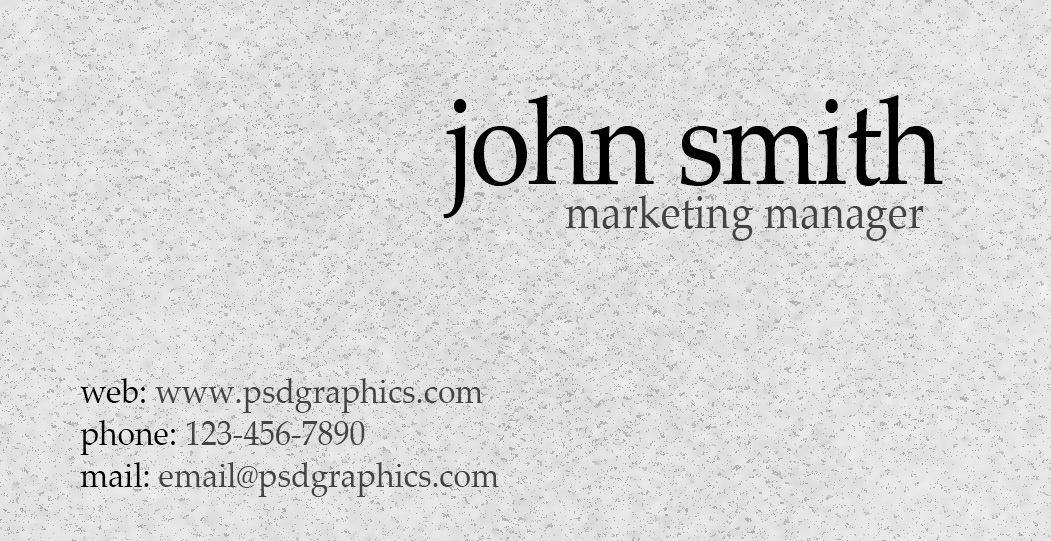
//> input picture BusinessCardReader.Service/NativeCode/Sample Card.jpg, 1051 x 541 px
$ ./Source   (built with g++ and OpenCV 4)
//> lines starting //> are read from the running program, lines starting //| are printed output that depends on the picture; after the words box and inside, x2 and y2 are one past the last pixel; in counts of white or black regions, pixels touching at a corner belong together
//> further down, inputImage is the input picture: 541 rows x 1051 cols, CV_8UC3; mean B, G, R 215.5, 215.5, 215.5
#define _CRT_SECURE_NO_DEPRECATE
#include <iostream>
#include <string>
#include <opencv2\highgui\highgui.hpp>
#include <opencv2\core\core.hpp>
#include <opencv2\opencv.hpp>
#include <boost\graph\adjacency_list.hpp>
#include <boost\graph\connected_components.hpp>
#include <boost\icl\interval_map.hpp>
#include <boost\icl\closed_interval.hpp>


namespace BusinessCardReader
{
	using namespace std;
	using namespace cv;

	struct SWTPoint
	{
		int x;
		int y;
		float SWT;
	};

	// [4 lines left out: function LOG, not called in this run]

	void LOG(cv::Mat inputImage)
	{
		const std::string WINDOW_NAME = "Input Image";
		cv::namedWindow(WINDOW_NAME);
		cv::imshow(WINDOW_NAME, inputImage);
		cv::waitKey(0);
		cv::destroyWindow(WINDOW_NAME);
	}

	struct Ray
	{
		vector<SWTPoint> points;
		Point p;
		Point q;
	};

	struct ConnectedComponent
	{
		std::vector<SWTPoint> points;
		float variance;
		float mean;
		float height;
		float width;
		int x;
		int y;

		// [5 lines left out: function ConnectedComponent, not called in this run]

		bool operator == (const ConnectedComponent& component) const
		{
			return true;//component.y == this->y;
		}

		ConnectedComponent operator += (const ConnectedComponent& component)
		{
			int maxX = std::max(this->x + this->width, component.x + component.width);
			int maxY = std::max(this->y + this->height, component.y + component.height);
			this->y = (int)std::min(this->y, component.y);
			this->x = (int)std::min(this->x, component.x);
			this->height = maxY - this->y;
			this->width = maxX - this->x;
			this->mean += component.mean;
			this->mean /= 2;
			this->variance += component.variance;
			this->variance /= 2;
			this->points.insert(this->points.end(), component.points.begin(), component.points.end());
			return *this;
		}

	};

	typedef std::vector<Ray> Rays;
	void ChainComponents(std::vector<ConnectedComponent> components, Mat image);

	void StrokeWidthTransform(Mat edgeImage, Mat gradientX, Mat gradientY, Mat &SWT, Rays &rays)
	{
		for (int i = 0; i < edgeImage.rows; i++)
		{
			//uchar* rowPtr = edgeImage.ptr(i);
			for (int j = 0; j < edgeImage.cols; j++)
			{
				float prec = 0.05f;
				float step = 0.5f;
				uchar tempVal = edgeImage.at<uchar>(i, j);
				if (tempVal > 0)
				{
					float currentX = j;
					float currentY = i;
					Ray ray;
					ray.p = Point(currentX, currentY);
					SWTPoint startingPoint = { currentX, currentY, -1 };
					std::vector<SWTPoint> points;
					points.push_back(startingPoint);

					currentX += step;
					currentY += step;

					int currentPixelX = j;
					int currentPixelY = i;

					float Gx = gradientX.at<float>(i, j);
					float Gy = gradientY.at<float>(i, j);

					float gradientMagnitude = sqrt((Gx * Gx) + (Gy * Gy));
					Gx = -Gx / gradientMagnitude;
					Gy = -Gy / gradientMagnitude;
					//LOG("i,j = " + to_string(i) + to_string(j));
					while (true)
					{
						currentX += Gx * prec;
						currentY += Gy * prec;
						if (floor(currentX) != currentPixelX || floor(currentY) != currentPixelY)
						{
							if (floor(currentX) >= SWT.cols || floor(currentX) < 0 ||
								floor(currentY) >= SWT.rows || floor(currentY) < 0)
							{
								break;
							}

							currentPixelX = floor(currentX);
							currentPixelY = floor(currentY);
							SWTPoint SWTCurrentPoint = { currentX, currentY, -1 };
							points.push_back(SWTCurrentPoint);
							//LOG(to_string(edgeImage.at<uchar>(currentPixelY, currentPixelX)));
							if (edgeImage.at<uchar>(currentPixelY, currentPixelX) > 0)
							{
								ray.q = Point(currentPixelX, currentPixelY);
								float Gxi = gradientX.at<float>(currentPixelY, currentPixelX);
								float Gyi = gradientY.at<float>(currentPixelY, currentPixelX);
								gradientMagnitude = sqrt(Gxi * Gxi + Gyi * Gyi);
								Gxi = -Gxi / gradientMagnitude;
								Gyi = -Gyi / gradientMagnitude;
								float temp = acos(Gx * -Gxi + Gy * -Gyi);
								if (acos(Gx * -Gxi + Gy * -Gyi) < 3.14 / 2.)
								{
									float length = sqrt((ray.q.x - ray.p.x)* (ray.q.x - ray.p.x) +
										(ray.q.y - ray.p.y)* (ray.q.y - ray.p.y));
									for (std::vector<SWTPoint>::iterator point = points.begin(); point != points.end(); point++)
									{
										float SWTValue = SWT.at<float>(point->y, point->x);
										if (SWTValue < 0)
										{
											SWTValue = length;
										}
										else
										{
											SWTValue = std::min(SWTValue, length);
										}
										point->SWT = SWTValue;
										SWT.at<float>(point->y, point->x) = SWTValue;
									}
									ray.points = points;
									rays.push_back(ray);
								}
								break;
							}
						}

					}
				}
			}

		}
	}

	void normalizeImage(Mat input, Mat &output) {
		float maxVal = 0;
		float minVal = 1e100;
		for (int row = 0; row < input.rows; row++){
			const float* ptr = (const float*)(input.ptr(row));
			for (int col = 0; col < input.cols; col++){
				if (*ptr < 0) {}
				else {
					maxVal = std::max(*ptr, maxVal);
					minVal = std::min(*ptr, minVal);
				}
				ptr++;
			}
		}

		float difference = maxVal - minVal;
		for (int row = 0; row < input.rows; row++){
			const float* ptrin = (const float*)(input.ptr(row));
			float* ptrout = (float*)(output.ptr(row));
			for (int col = 0; col < input.cols; col++){
				if (*ptrin < 0) {
					*ptrout = 1;
				}
				else {
					*ptrout = ((*ptrin) - minVal) / difference;
				}
				ptrout++;
				ptrin++;
			}
		}
	}

	void FindSWTMedians(Rays &rays)
	{
		for (Rays::iterator ray = rays.begin(); ray != rays.end(); ray++)
		{
			std::sort(ray->points.begin(), ray->points.end(),
				[](SWTPoint left, SWTPoint right)
			{
				return left.SWT > right.SWT;
			});

			float medianSWT = ray->points[ray->points.size() / 2].SWT;

			for (std::vector<SWTPoint>::iterator point = ray->points.begin(); point != ray->points.end(); point++)
			{
				point->SWT = medianSWT;
			}
		}
	}

	// [150 lines left out: functions FindConnectedComponents, DrawBoundingBox, FindComponentStats, FilterComponents, not called in this run]

	void TextDetection(Mat inputImage)
	{
		Mat grayImage = Mat(inputImage.rows, inputImage.cols, CV_8UC1);
		cvtColor(inputImage, grayImage, CV_RGB2GRAY);
		const int HIGH_THRESHOLD = 320;
		const int LOW_THRESHOLD = 175;
		Mat edgeImage = Mat(inputImage.rows, inputImage.cols, CV_8UC1);
		blur(grayImage, grayImage,Size(3,1));
		Canny(grayImage, edgeImage, LOW_THRESHOLD, HIGH_THRESHOLD, 3);
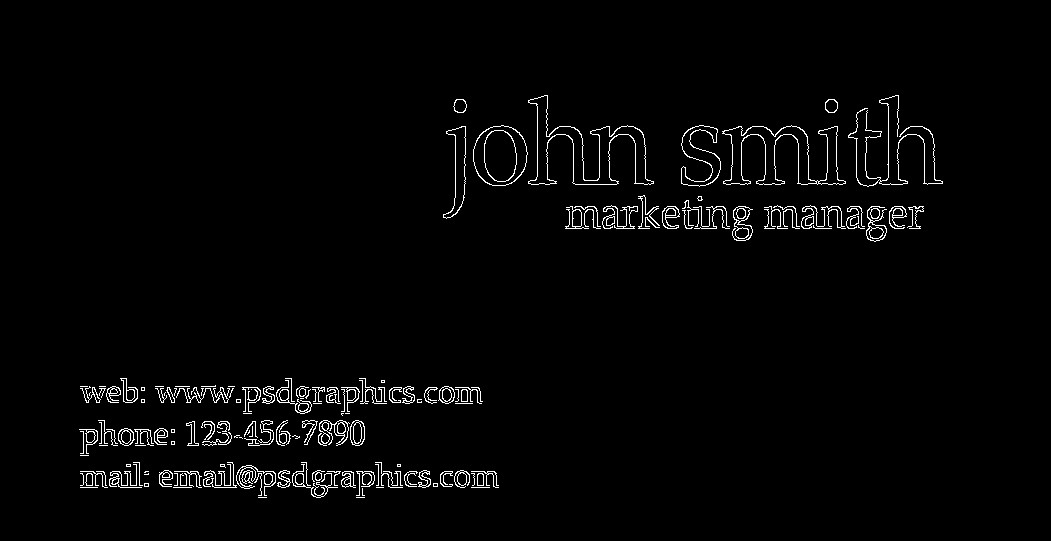
//> edgeImage: 541 rows x 1051 cols, CV_8UC1; 2.1% white in thin lines or dots, all inside (x1, y1, x2, y2) = (79, 95, 943, 498)
		//LOG(edgeImage);
		//Find Gradients
		Mat gradientX = Mat(inputImage.rows, inputImage.cols, CV_32FC1);
		Mat gradientY = Mat(inputImage.rows, inputImage.cols, CV_32FC1);
		Mat gradient;
		grayImage.convertTo(gradient, CV_32FC1, 1. / 255.);
		GaussianBlur(gradient, gradient, Size(5, 5), 0, 0);

		//LOG(gradient);

		Sobel(gradient, gradientX, CV_32FC1, 1, 0, CV_SCHARR);
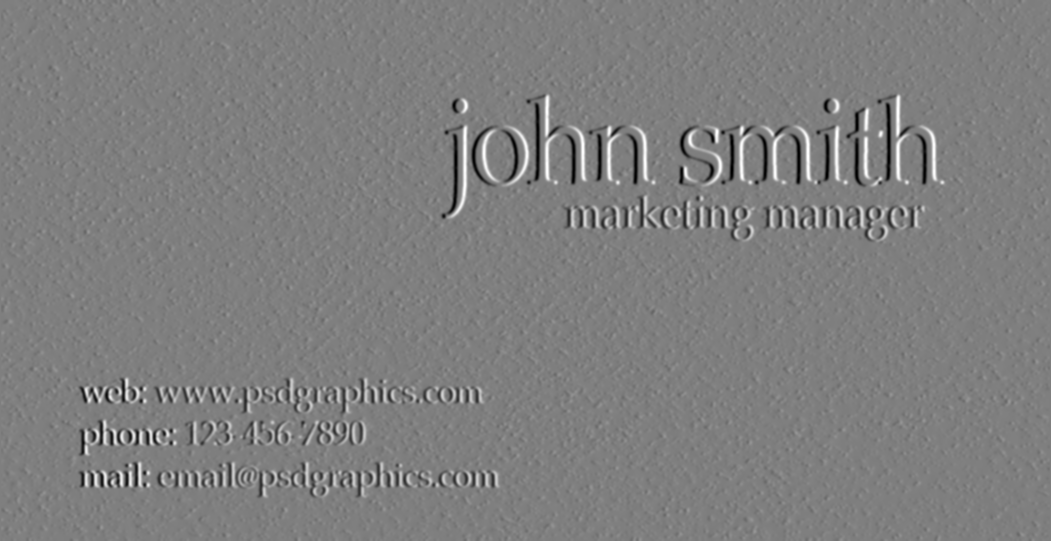
//> gradientX: 541 rows x 1051 cols, CV_32FC1; min -7.55, max 7.59, mean 0.000406; drawn with min black and max white
		Sobel(gradient, gradientY, CV_32FC1, 0, 1, CV_SCHARR);
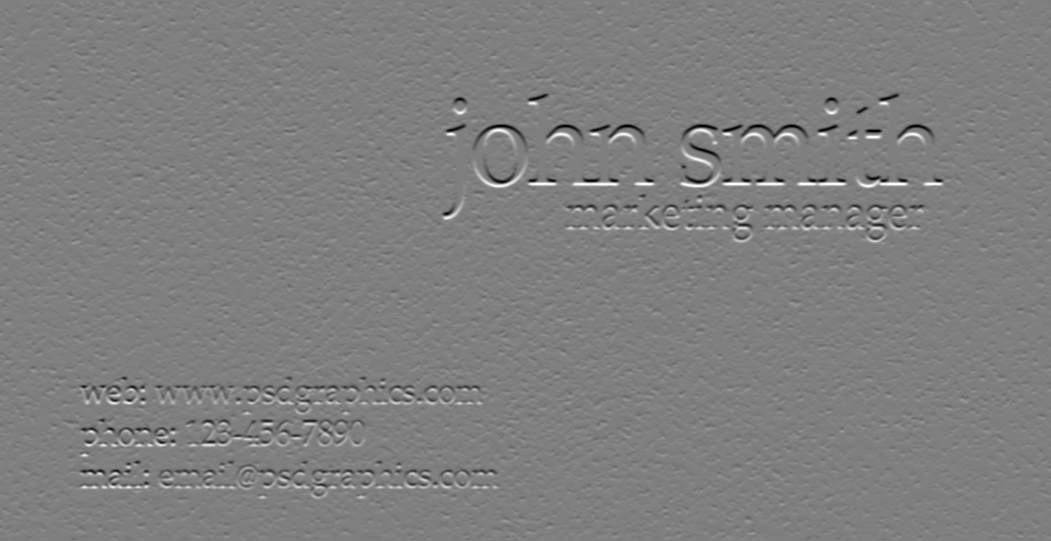
//> gradientY: 541 rows x 1051 cols, CV_32FC1; min -9.06, max 9.07, mean 0.000676; drawn with min black and max white

		cv::medianBlur(gradientX, gradientX, 3);
		cv::medianBlur(gradientY, gradientY, 3);
		//LOG(gradientX);
		//LOG(gradientY);
		Mat SWT = Mat(inputImage.rows, inputImage.cols, CV_32FC1, Scalar::all(-1));
		Rays ray;
		StrokeWidthTransform(edgeImage, gradientX, gradientY, SWT, ray);
//> after the loop in StrokeWidthTransform, `for (int i = 0; i < edgeImage.rows; i++)`:
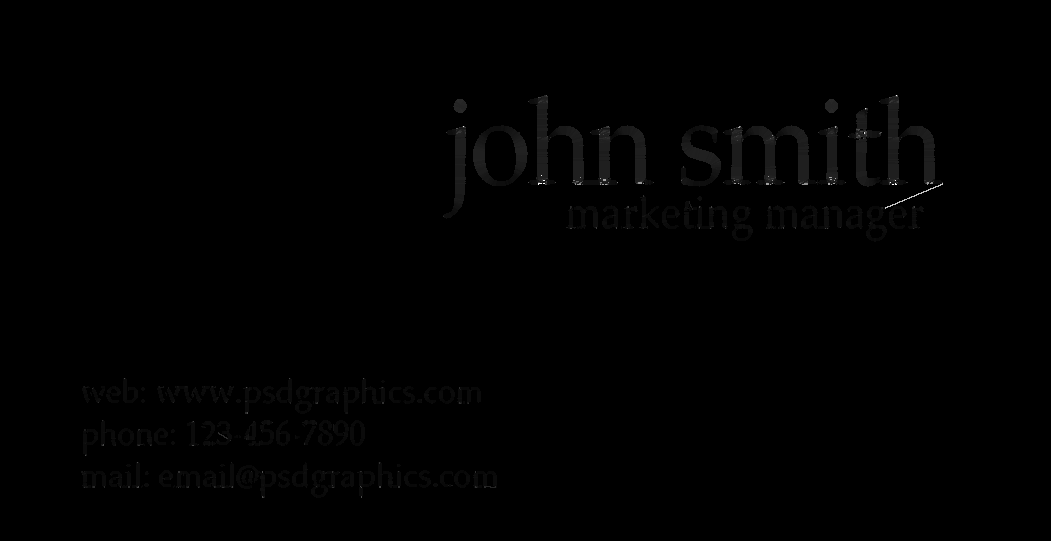
//> SWT: 541 rows x 1051 cols, CV_32FC1; min -1, max 89.02, mean -0.7; drawn with min black and max white
//> after the loop in StrokeWidthTransform, `for (int i = 0; i < edgeImage.rows; i++)`: rays = 9319 items
//> ray = 9319 items
		Mat normalSWT(SWT.rows, SWT.cols, CV_32FC1);
		normalizeImage(SWT, normalSWT);
//> after the loop in normalizeImage, `for (int row = 0; row < input.rows; row++)`: maxVal = 89.02; minVal = 1
//> in normalizeImage, `float difference = maxVal - minVal;`: difference = 88.02
//> after the loop in normalizeImage, `for (int row = 0; row < input.rows; row++)`:
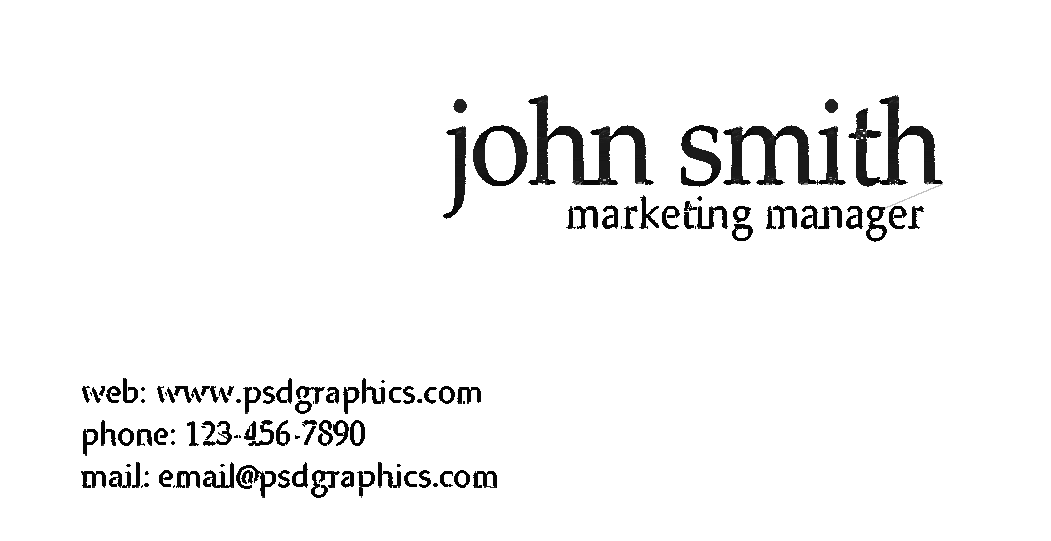
//> output: 541 rows x 1051 cols, CV_32FC1; min 0, max 1, mean 0.957
		LOG(normalSWT);
		FindSWTMedians(ray);
//> the loop in FindSWTMedians, `for (Rays::iterator ray = rays.begin(); ray != rays.end(); ray++)` made 9319 passes
//> medianSWT on passes 1 to 3: 12.37, 12.37, 28.46

		//Find Connected Components
//> (the run ends here: the program needs code that is not available in this run, at `std::vector<ConnectedComponent> components = FindConnectedComponents(S..`)
